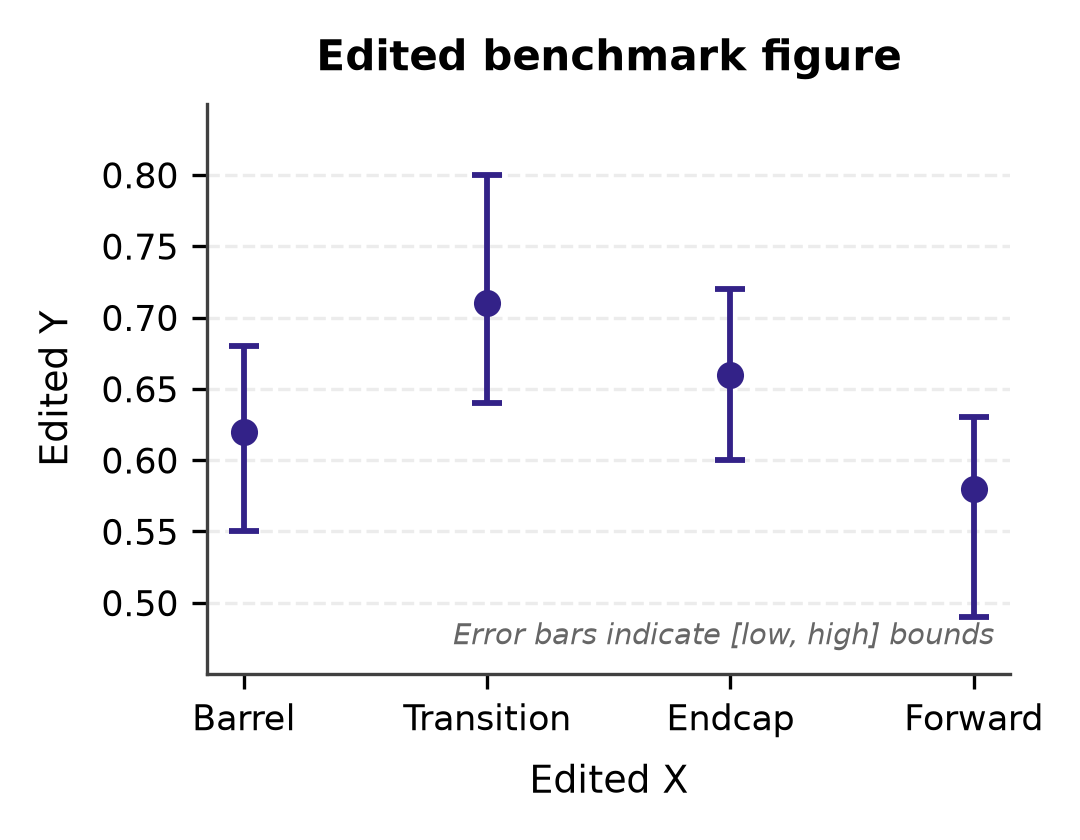

The Python source for this figure:
import matplotlib.pyplot as plt
import numpy as np
import pandas as pd

# Load data
df = pd.read_csv("data.csv")

# Ensure ordering matches domain sequence
channel_order = ["Barrel", "Transition", "Endcap", "Forward"]
df["channel"] = pd.Categorical(df["channel"], categories=channel_order, ordered=True)
df = df.sort_values("channel").reset_index(drop=True)

# Calculate asymmetric uncertainty intervals
# low and high are uncertainty bounds around estimate
y_err_lower = df["estimate"] - df["low"]
y_err_upper = df["high"] - df["estimate"]
yerr = np.vstack([y_err_lower, y_err_upper])

# Style setup for paper destination profile
plt.rcParams.update({
    "font.family": "DejaVu Sans",
    "font.size": 8.5,
    "axes.titlesize": 10.0,
    "axes.labelsize": 9.0,
    "xtick.labelsize": 8.5,
    "ytick.labelsize": 8.5,
    "figure.dpi": 300,
    "savefig.dpi": 300,
})

fig, ax = plt.subplots(figsize=(3.6, 2.8))

# Color palette: unified primary color for categorical channels
primary_color = "#332288"
grid_color = "#E0E0E0"

# Plot error bars and point estimates
ax.errorbar(
    df["channel"],
    df["estimate"],
    yerr=yerr,
    fmt="o",
    color=primary_color,
    ecolor=primary_color,
    elinewidth=1.4,
    capsize=3.5,
    capthick=1.4,
    markersize=5.5,
    zorder=3,
)

# Subtle grid and spine styling
ax.set_axisbelow(True)
ax.yaxis.grid(True, linestyle="--", alpha=0.6, color=grid_color)
ax.xaxis.grid(False)
ax.spines["top"].set_visible(False)
ax.spines["right"].set_visible(False)
ax.spines["left"].set_color("#404040")
ax.spines["bottom"].set_color("#404040")

# Axis labels and title
ax.set_xlabel("Edited X", fontweight="medium", labelpad=6)
ax.set_ylabel("Edited Y", fontweight="medium", labelpad=6)
ax.set_title("Edited benchmark figure", fontweight="bold", pad=8)

# Set appropriate y-limits with headroom for error bars
ax.set_ylim(0.45, 0.85)
ax.set_yticks(np.arange(0.50, 0.85, 0.05))

# Annotate note regarding uncertainty bounds
ax.text(
    0.98,
    0.04,
    "Error bars indicate [low, high] bounds",
    transform=ax.transAxes,
    fontsize=7.0,
    color="#666666",
    ha="right",
    va="bottom",
    style="italic",
)

plt.tight_layout()
plt.savefig("edited_plot.png", dpi=300)
plt.close()
